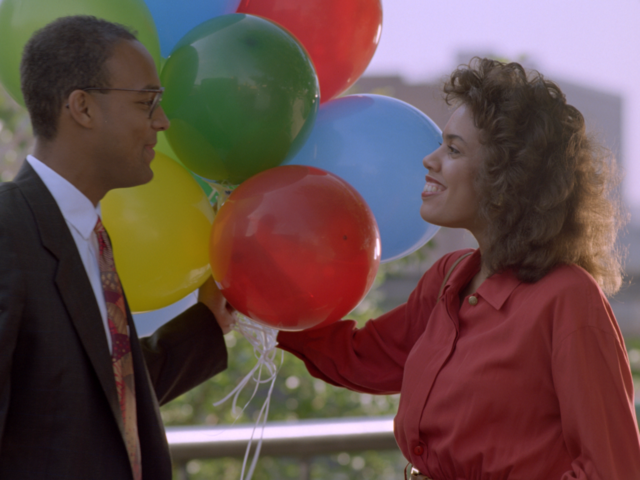
#> input picture images/ballons.tif, 640 x 480 px
$ python tuto51threshold.py
#> lines starting #> are read from the running program, lines starting #| are printed output that depends on the picture; after the words box and inside, x2 and y2 are one past the last pixel; in counts of white or black regions, pixels touching at a corner belong together
# -*- coding: utf-8 -*-
"""
Created on Mon Apr  3 09:50:05 2023

@author: User
"""


import cv2
import matplotlib.pyplot as plt

img = cv2.imread("images/ballons.tif", 1)
#> img is the input picture: shape (480, 640, 3); mean B, G, R 73.8, 76.7, 100.9

#########################MANUAL##################
#Separate blue channels as they contain nuclei pixels (DAPI).
blue_channel = img[:,:,0]
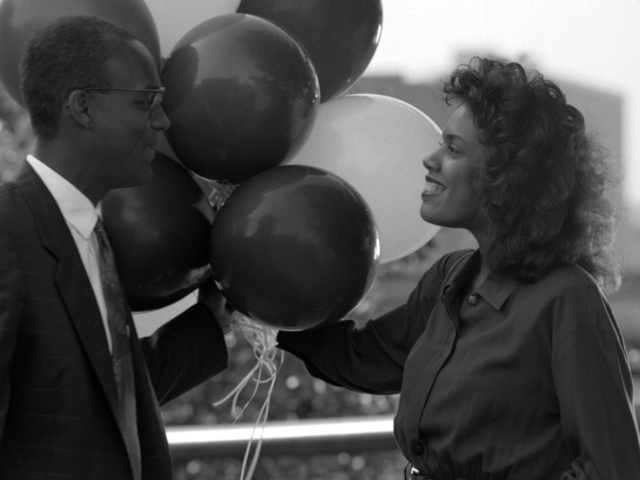
#> blue_channel: shape (480, 640); min 0, max 255, mean 73.8
plt.imshow(blue_channel, cmap='gray')

plt.hist(blue_channel.flat, bins=100, range=(0,255))  #.flat returns the flattened numpy array (1D)

#Manual thresholding by setting threshold value to numpy array
#After thresholding we will get a binary image.
background = (blue_channel <= 80)
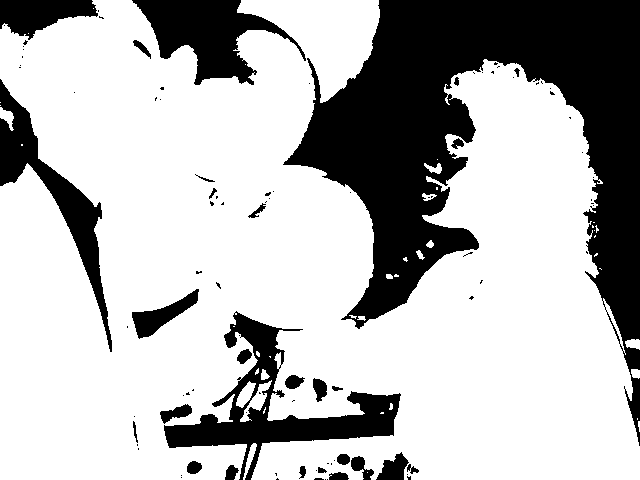
#> background: shape (480, 640) bool; 71.7% white; 98 black regions (70 under 20 px), largest, box (x1, y1, x2, y2) and area: (283, 0, 640, 446) 58151, (164, 311, 401, 480) 9482, (132, 0, 306, 85) 6733
nuclei = (blue_channel > 80)
plt.imshow(nuclei, cmap='gray')

#Using opencv to perform manual threshold
#All pixels above 40 will have pixel value 255
#Should be exactly same as the above method.
ret1, thresh1 = cv2.threshold(blue_channel, 80, 255, cv2.THRESH_BINARY)
plt.imshow(thresh1, cmap='gray')

######################################################

############# AUTO using OTSU ##########################
#Using opencv for otsu based automatic thresholding
ret2, thresh2 = cv2.threshold(blue_channel,0,255,cv2.THRESH_BINARY+cv2.THRESH_OTSU)
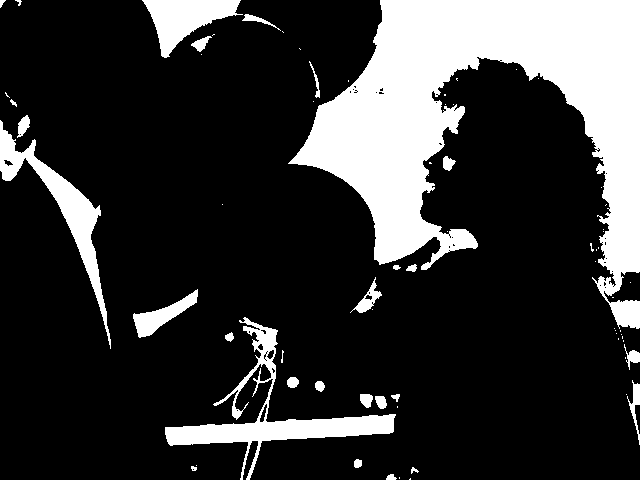
#> thresh2: shape (480, 640); 20.9% white; 70 white regions (42 under 20 px), largest, box (x1, y1, x2, y2) and area: (288, 0, 640, 329) 47823, (165, 317, 396, 480) 5988, (0, 120, 111, 349) 4041
#> ret2 = 115
plt.imshow(thresh2)
#Reports a value of 50 as threshold for the nuclei.

#Now, let us segment the image, meaning assign values of 0, 1, 2, ... to pixels
import numpy as np
#np.digitize needs bins to be defined as an array
#So let us convert the threshold value to an array
# #np.digitize assign values 0, 1, 2, 3, ... to pixels in each class.
#For binary it wold be 0 and 1.
regions1=np.digitize(blue_channel, bins=np.array([ret2]))
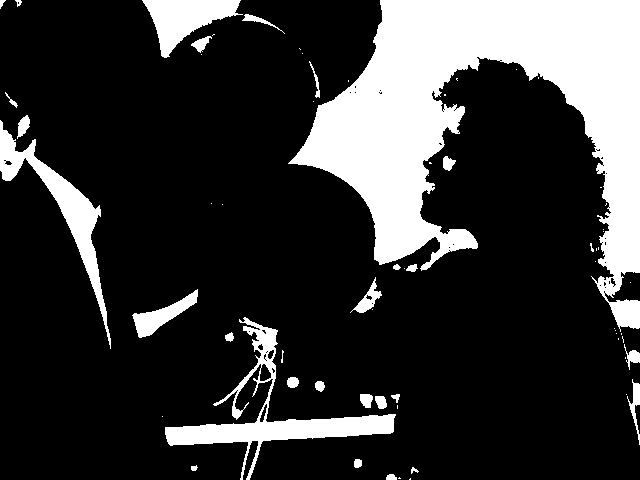
#> regions1: shape (480, 640) int64; values 0 (black) and 1 (white), 21% white; 65 white regions (37 under 20 px), largest, box (x1, y1, x2, y2) and area: (288, 0, 640, 332) 48052, (165, 317, 396, 480) 6038, (0, 120, 111, 349) 4070
plt.imshow(regions1)
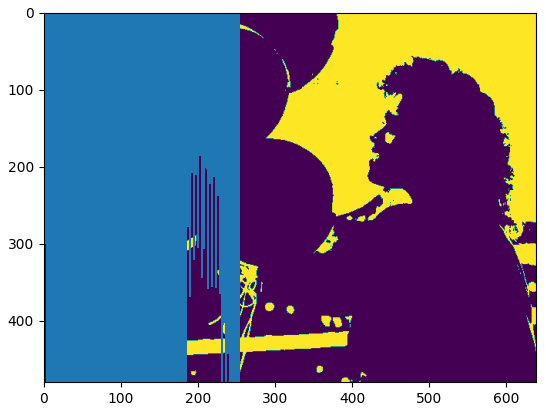
#> figure drawn by matplotlib, 1 panel

$ run again, with images/autumn.tif copied over images/ballons.tif
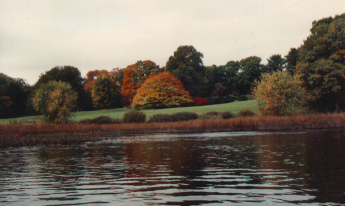
#> input picture images/autumn.tif, 345 x 206 px
#> img is the input picture: shape (206, 345, 3); mean B, G, R 98.9, 110.2, 119.7
#> `background = (blue_channel <= 80)`:
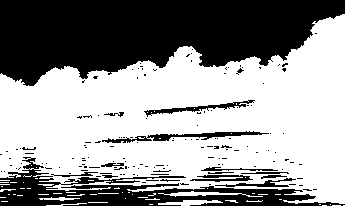
#> background: shape (206, 345) bool; 59.1% white; 152 black regions (135 under 20 px), largest, box (x1, y1, x2, y2) and area: (0, 0, 345, 86) 20741, (0, 157, 345, 206) 5755, (102, 131, 269, 143) 614
#> thresh2: shape (206, 345); 35% white; 99 white regions (87 under 20 px), largest, box (x1, y1, x2, y2) and area: (0, 0, 345, 86) 20448, (0, 184, 322, 206) 3141, (187, 187, 299, 194) 371
#> ret2 = 121
#> regions1: shape (206, 345) int64; values 0 (black) and 1 (white), 35.3% white; 100 white regions (87 under 20 px), largest, box (x1, y1, x2, y2) and area: (0, 0, 345, 86) 20456, (0, 184, 322, 206) 3210, (186, 187, 299, 195) 381
#> `plt.imshow(regions1)`:
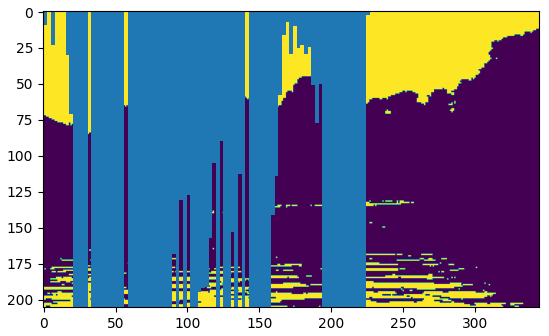
#> figure drawn by matplotlib, 1 panel
